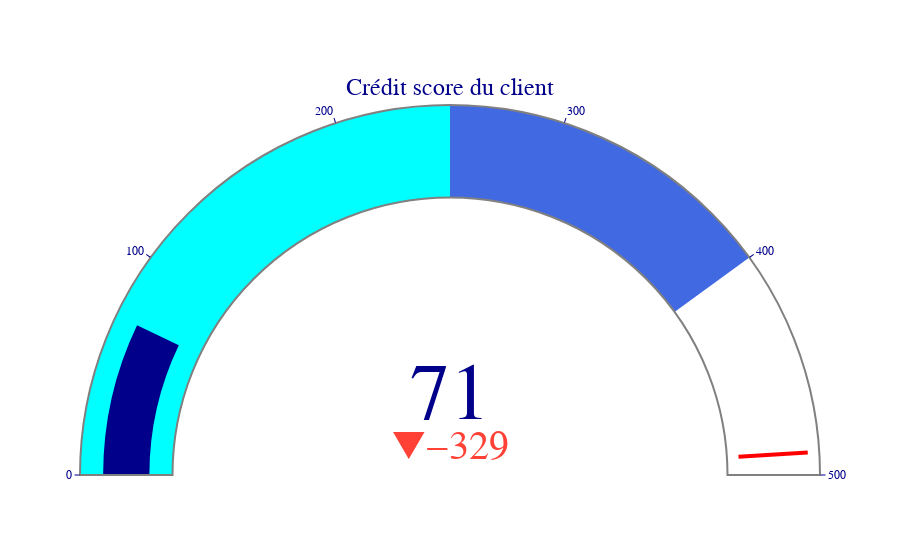

The notebook cell saved with this chart:
### Code cell
fig = go.Figure(go.Indicator(
    mode = "gauge+number+delta",
    # Score du client df_dashboard['SCORE_CLIENT']
    value = 71,  
    domain = {'x': [0, 1], 'y': [0, 1]},
    title = {'text': "Crédit score du client", 'font': {'size': 24}},
    # Score des 20 voisins df_dashboard['SCORE_20_VOISINS_MEAN']
    delta = {'reference': 76,
             'increasing': {'color': "RebeccaPurple"}},
    gauge = {
        'axis': {'range': [None, 500], 'tickwidth': 1, 'tickcolor': "darkblue"},
        'bar': {'color': "darkblue"},
        'bgcolor': "white",
        'borderwidth': 2,
        'bordercolor': "gray",
        'steps': [
            {'range': [0, 250], 'color': 'cyan'},
            {'range': [250, 400], 'color': 'royalblue'}],
        'threshold': {
            'line': {'color': "red", 'width': 4},
            'thickness': 0.75,
            'value': 490}}))

fig.update_layout(paper_bgcolor = "white", font = {'color': "darkblue", 'family': "Arial"})

fig.show()

### Figure 1 — Plotly figure (JSON) as saved in the notebook; plotly's stock layout.template omitted (floating-point values rounded to 4 significant figures)
{"data": [{"delta": {"increasing": {"color": "RebeccaPurple"}, "reference": 400}, "domain": {"x": [0, 1], "y": [0, 1]}, "gauge": {"axis": {"range": [null, 500], "tickcolor": "darkblue", "tickwidth": 1}, "bar": {"color": "darkblue"}, "bgcolor": "white", "bordercolor": "gray", "borderwidth": 2, "steps": [{"color": "cyan", "range": [0, 250]}, {"color": "royalblue", "range": [250, 400]}], "threshold": {"line": {"color": "red", "width": 4}, "thickness": 0.75, "value": 490}}, "mode": "gauge+number+delta", "title": {"font": {"size": 24}, "text": "Crédit score du client"}, "type": "indicator", "value": 71}], "layout": {"font": {"color": "darkblue", "family": "Arial"}, "paper_bgcolor": "white"}}
